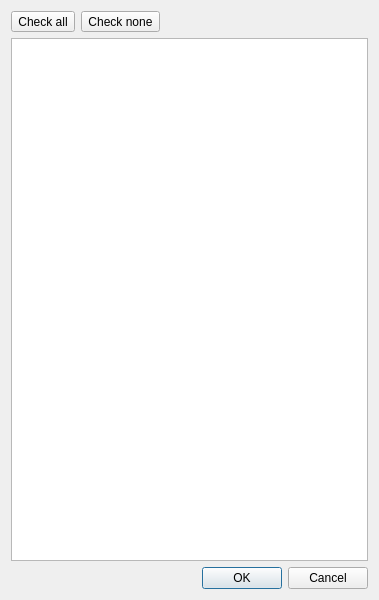
<?xml version="1.0" encoding="UTF-8"?>
<ui version="4.0">
 <class>ImportDialog</class>
 <widget class="QDialog" name="ImportDialog">
  <property name="geometry">
   <rect>
    <x>0</x>
    <y>0</y>
    <width>379</width>
    <height>600</height>
   </rect>
  </property>
  <property name="minimumSize">
   <size>
    <width>0</width>
    <height>600</height>
   </size>
  </property>
  <property name="windowTitle">
   <string>Import data</string>
  </property>
  <property name="modal">
   <bool>true</bool>
  </property>
  <layout class="QVBoxLayout" name="verticalLayout">
   <item>
    <widget class="QWidget" name="button_box" native="true">
     <layout class="QHBoxLayout" name="horizontalLayout">
      <property name="leftMargin">
       <number>0</number>
      </property>
      <property name="topMargin">
       <number>0</number>
      </property>
      <property name="rightMargin">
       <number>0</number>
      </property>
      <property name="bottomMargin">
       <number>0</number>
      </property>
      <item>
       <widget class="QToolButton" name="check_all_button">
        <property name="text">
         <string>Check all</string>
        </property>
       </widget>
      </item>
      <item>
       <widget class="QToolButton" name="check_none_button">
        <property name="text">
         <string>Check none</string>
        </property>
       </widget>
      </item>
      <item>
       <spacer name="horizontalSpacer">
        <property name="orientation">
         <enum>Qt::Horizontal</enum>
        </property>
        <property name="sizeHint" stdset="0">
         <size>
          <width>40</width>
          <height>20</height>
         </size>
        </property>
       </spacer>
      </item>
     </layout>
    </widget>
   </item>
   <item>
    <widget class="QListWidget" name="attr_list"/>
   </item>
   <item>
    <widget class="QDialogButtonBox" name="dialog_button_box">
     <property name="orientation">
      <enum>Qt::Horizontal</enum>
     </property>
     <property name="standardButtons">
      <set>QDialogButtonBox::Cancel|QDialogButtonBox::Ok</set>
     </property>
    </widget>
   </item>
  </layout>
 </widget>
 <resources/>
 <connections>
  <connection>
   <sender>dialog_button_box</sender>
   <signal>accepted()</signal>
   <receiver>ImportDialog</receiver>
   <slot>accept()</slot>
   <hints>
    <hint type="sourcelabel">
     <x>248</x>
     <y>254</y>
    </hint>
    <hint type="destinationlabel">
     <x>157</x>
     <y>274</y>
    </hint>
   </hints>
  </connection>
  <connection>
   <sender>dialog_button_box</sender>
   <signal>rejected()</signal>
   <receiver>ImportDialog</receiver>
   <slot>reject()</slot>
   <hints>
    <hint type="sourcelabel">
     <x>316</x>
     <y>260</y>
    </hint>
    <hint type="destinationlabel">
     <x>286</x>
     <y>274</y>
    </hint>
   </hints>
  </connection>
 </connections>
</ui>
